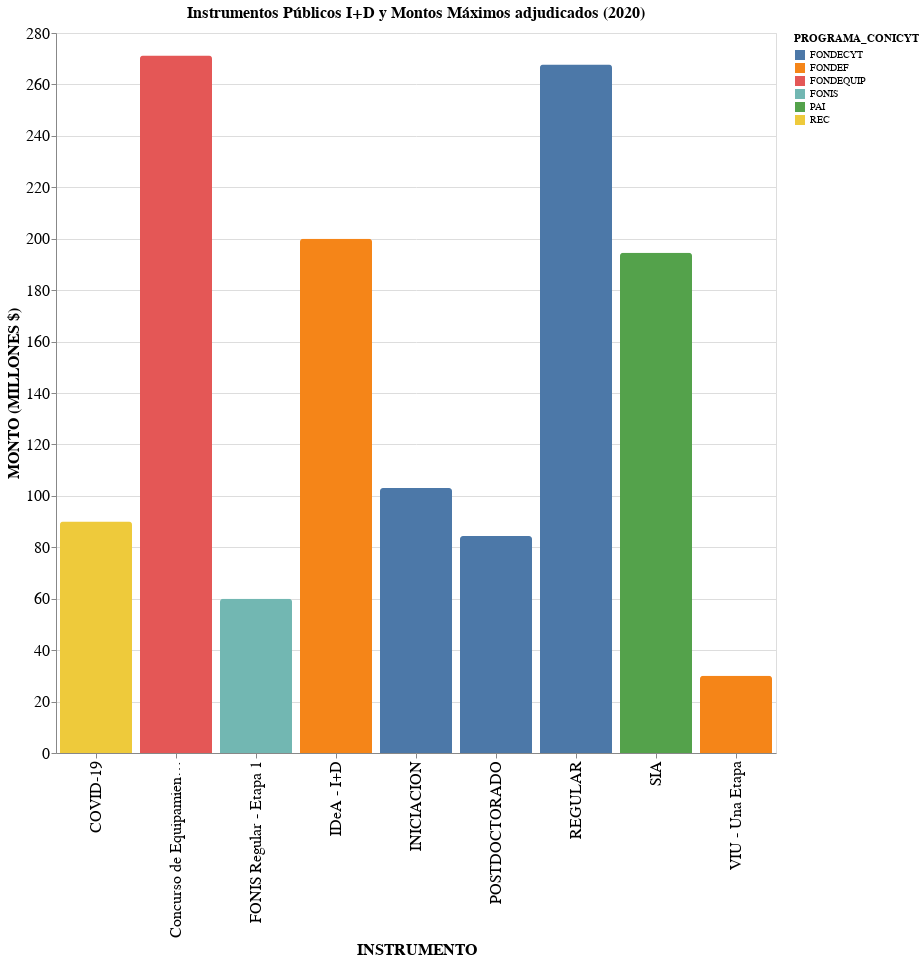

Write notebook code for a chart like this one.
### Code cell
bar_all = alt.Chart(df_pro_area_2020_f).mark_bar(
    cornerRadiusTopLeft=3,
    cornerRadiusTopRight=3
).encode(
    y = alt.Y('MONTO ADJUDICADO (MILLONES $):Q',aggregate="max",title="MONTO (MILLONES $)",
              axis={"titleFontSize":16,"labelFontSize":16}),
    x=alt.X('INSTRUMENTO:O',title="INSTRUMENTO",axis={"labelAngle":-90, "titleFontSize":16,"labelFontSize":16}),
    color='PROGRAMA_CONICYT:N',
    #column='Nombre Región:N'
    
).properties(
    width=720,
    height=720,
    title="Instrumentos Públicos I+D y Montos Máximos adjudicados (2020)"
).configure_title(
    fontSize=16,
    #font='Courier',
    anchor='middle',
    color='black'
)

#bar_all.save("instrumentos_montos_2020.png",scale_factor=2.0)
bar_all

### Figure 1 — Vega-Lite specification as saved in the notebook (floating-point values rounded to 4 significant figures; data arrays with more than 128 entries replaced by an {"elided": "..."} marker saying what was removed)
{"config": {"view": {"continuousWidth": 400, "continuousHeight": 300}, "title": {"anchor": "middle", "color": "black", "fontSize": 16}}, "data": {"name": "data-091844721a07722777ff269d24a20595"}, "mark": {"type": "bar", "cornerRadiusTopLeft": 3, "cornerRadiusTopRight": 3}, "encoding": {"color": {"type": "nominal", "field": "PROGRAMA_CONICYT"}, "x": {"type": "ordinal", "axis": {"labelAngle": -90, "titleFontSize": 16, "labelFontSize": 16}, "field": "INSTRUMENTO", "title": "INSTRUMENTO"}, "y": {"type": "quantitative", "aggregate": "max", "axis": {"titleFontSize": 16, "labelFontSize": 16}, "field": "MONTO ADJUDICADO (MILLONES $)", "title": "MONTO (MILLONES $)"}}, "height": 720, "title": "Instrumentos Públicos I+D y Montos Máximos adjudicados (2020)", "width": 720, "$schema": "https://vega.github.io/schema/vega-lite/v4.8.1.json", "datasets": {"data-091844721a07722777ff269d24a20595": {"elided": "143 records"}}}
